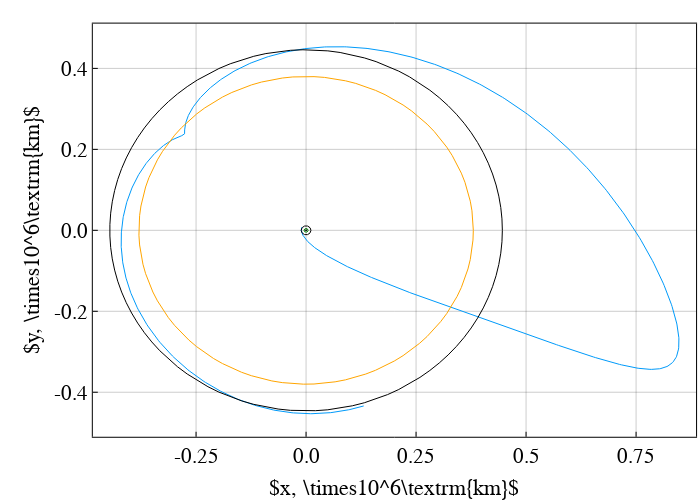

Here is the notebook cell this chart was saved with:
### Code cell
idx = 85

# maybe want to use "for row in eachrow(df)" to automate the process...? 
row = df[idx,:]
# println(row)

sv_mid_cart = [row.x_ra, row.y_ra, row.z_ra, row.xdot_ra, row.ydot_ra, row.zdot_ra]
# change the coordinates into cylindrical (only position)
svm_mid_cyl = vcat(SailorMoon.cart2cylind_only_pos(sv_mid_cart), row.m_ra)

tof_leo2mid = row.dt2
tof_mid2lpo = row.dt1
tof = row.tof
rp = row.rp_kep
ra = row.ra_kep
α = row.alpha
m_rp = row.m_rp

θsf = row.thetasf
ϕ0  = row.phi0

x_lpo  = row.x_lpo
y_lpo  = row.y_lpo
z_lpo  = row.z_lpo
vx_lpo = row.xdot_lpo
vy_lpo = row.ydot_lpo
vz_lpo = row.zdot_lpo


svf = [x_lpo, y_lpo, z_lpo, vx_lpo, vy_lpo, vz_lpo, 1.0]
tspan = [0, -tof]
params = [
    param3b.mu2, param3b.mus, param3b.as, pi - θsf, param3b.oml, param3b.omb, 
    1.0, 0.0, 0.0, 
    paramMulti.mdot, paramMulti.tmax, dir_func, param3b.tstar
]
prob = ODEProblem(SailorMoon.rhs_bcr4bp_sb1frame2_thrust_bal!, svf, tspan, params)
sol = solve(prob, Tsit5(); reltol=1e-12, abstol=1e-12)


pcart_ = plot(
    size=(700,500), frame_style=:box, aspect_ratio=:equal, grid=0.4, legend=false, 
    xlabel=L"x, \times10^6\textrm{km}", 
#     ylabel = "test",
    ylabel=L"y, \times10^6\textrm{km}",
    colorbar_titlefontsize=fs,
    fontsize=fs, xlabelfontsize=fs, ylabelfontsize=fs, xtickfontsize=fs-1, ytickfontsize=fs-1, legendfontsize=fs-1
);

plot!(pcart_, (sol[1,:] .- param3b.as) .* param3b.lstar , sol[2,:].*param3b.lstar)

plot!(pcart_, earth[1,:], earth[2,:], c=:green, lw=1.0, label="earth")
plot!(pcart_, earth_ub[1,:], earth_ub[2,:], c=:black, lw=1.0, label="earth")
plot!(pcart_, earth_lb[1,:], earth_lb[2,:], c=:black, lw=1.0, label="earth")
plot!(pcart_, moon[1,:], moon[2,:], c=:orange, lw=1.0, label="moon")
plot!(pcart_, moon_soi_outer[1,:], moon_soi_outer[2,:], c=:black, lw=1.0, label="moon_soi_outer",
    xaxis=(formatter=x->string(round(x / 10^6; digits=2))),
    yaxis=(formatter=y->string(round(y / 10^6; digits=1))),
)

# savefig("ini_guess.png")
